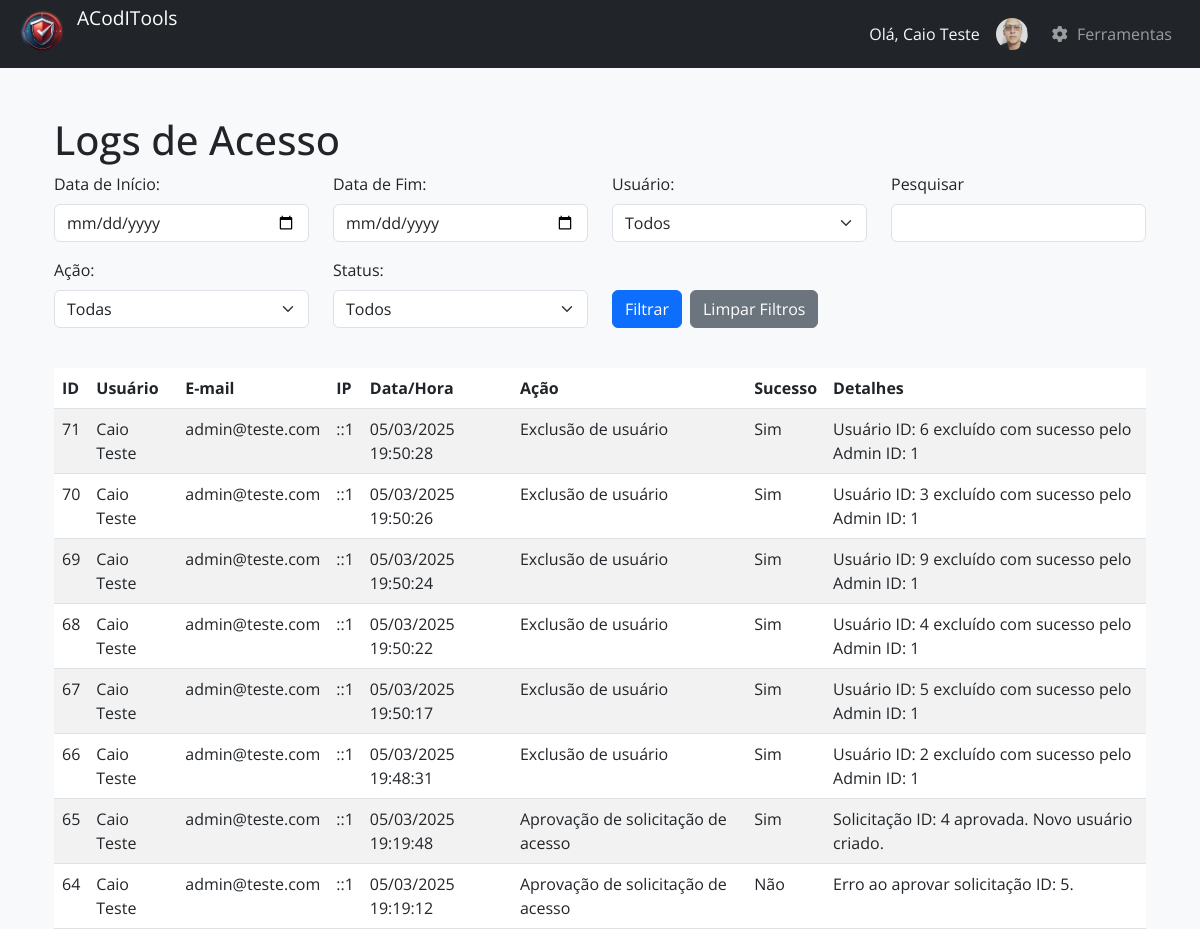
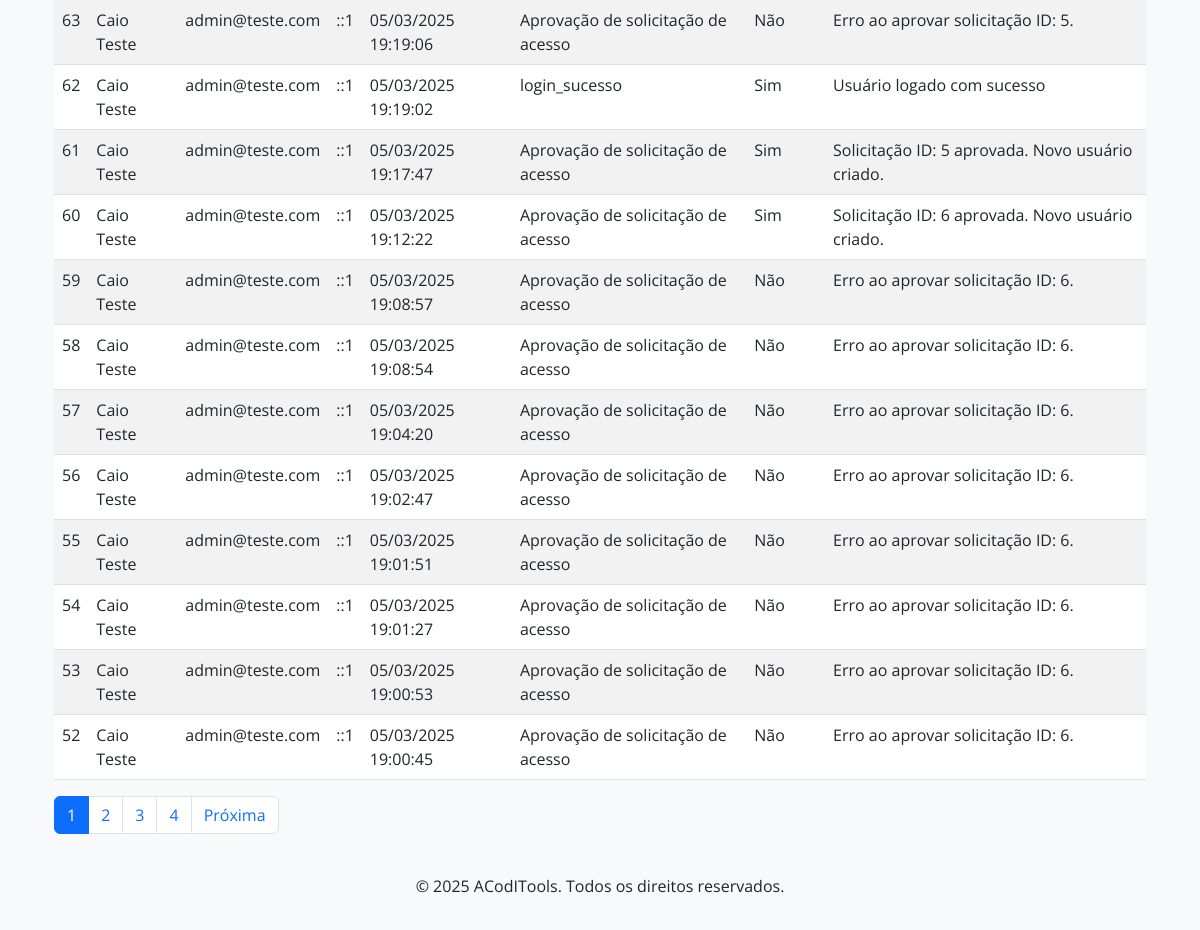
/admin/logs.php (signed in), run on the app's committed database (2 pictures, top to bottom).
### tables this page shows
CREATE TABLE `logs_acesso` (
  `id` int(11) NOT NULL,
  `usuario_id` int(11) DEFAULT NULL,
  `ip_address` varchar(45) DEFAULT NULL,
  `data_hora` datetime DEFAULT current_timestamp(),
  `acao` varchar(255) DEFAULT NULL,
  `sucesso` tinyint(1) DEFAULT NULL,
  `detalhes` text DEFAULT NULL
);

### includes/admin_functions.php (called while the page is built, shortened)
<?php
function getLogsAcesso($conexao, $pagina = 1, $itens_por_pagina = 20, $data_inicio = '', $data_fim = '', $usuario_id = '', $acao = '', $status = '', $search = '') {
    $offset = ($pagina - 1) * $itens_por_pagina;
    $sql = "SELECT
                la.id,
                la.data_hora,
                la.ip_address,
                la.acao,
                la.sucesso,
                la.detalhes,
                COALESCE(u.nome, 'Usuário Desconhecido') AS nome_usuario,
                COALESCE(u.email, 'N/A') AS email_usuario
            FROM logs_acesso la
            LEFT JOIN usuarios u ON la.usuario_id = u.id
            WHERE 1=1";
    $params = [];
    $sql .= " ORDER BY la.data_hora DESC LIMIT ?, ?";
    $params[] = $offset;
    $params[] = $itens_por_pagina;
    $stmt = $conexao->prepare($sql);
    $stmt->execute($params);
    $logs = $stmt->fetchAll(PDO::FETCH_ASSOC);
    $sql_count = "SELECT COUNT(*) FROM logs_acesso la LEFT JOIN usuarios u ON la.usuario_id = u.id WHERE 1=1";
    $params_count = [];
    $stmt_count = $conexao->prepare($sql_count);
    $stmt_count->execute($params_count);
    $total_logs = $stmt_count->fetchColumn();
    $total_paginas = ceil($total_logs / $itens_por_pagina);
    return [
        'logs' => $logs,
        'paginacao' => [
            'pagina_atual' => $pagina,
            'total_paginas' => $total_paginas,
            'total_logs' => $total_logs,
        ]
    ];
}

### admin/logs.php (the view, shortened to what this page needs)
<?php
require_once __DIR__ . '/../includes/config.php';
require_once __DIR__ . '/../includes/admin_functions.php';
require_once __DIR__ . '/../includes/layout_admin.php';
$data_inicio = $_GET['data_inicio'] ?? '';
$data_fim = $_GET['data_fim'] ?? '';
$usuario_id = $_GET['usuario_id'] ?? '';
$acao = $_GET['acao'] ?? '';
$status = $_GET['status'] ?? '';
$search = $_GET['search'] ?? '';
$pagina_atual = $_GET['pagina'] ?? 1;
$pagina_atual = is_numeric($pagina_atual) ? (int)$pagina_atual : 1;
$itens_por_pagina = 20;
$logs_data = getLogsAcesso($conexao, $pagina_atual, $itens_por_pagina, $data_inicio, $data_fim, $usuario_id, $acao, $status, $search);
$logs = $logs_data['logs'];
$paginacao = $logs_data['paginacao'];
$title = "ACodITools - Logs de Acesso";
echo getHeaderAdmin($title);
?>
<div class="container mt-5">
    <h1>Logs de Acesso</h1>
    <form method="GET" action="logs.php" class="mb-4">
        <div class="row">
            <div class="col-md-3 mb-3">
                <label for="data_inicio" class="form-label">Data de Início:</label>
                <input type="date" class="form-control" id="data_inicio" name="data_inicio" value="<?= htmlspecialchars($data_inicio) ?>">
            </div>
            <div class="col-md-3 mb-3">
                <label for="data_fim" class="form-label">Data de Fim:</label>
                <input type="date" class="form-control" id="data_fim" name="data_fim" value="<?= htmlspecialchars($data_fim) ?>">
            </div>
            <div class="col-md-3 mb-3">
                <label for="usuario_id" class="form-label">Usuário:</label>
                <select class="form-select" id="usuario_id" name="usuario_id">
                    <option value="">Todos</option>
                </select>
            </div>
             <div class="col-md-3 mb-3">
                <label for="search" class="form-label">Pesquisar</label>
                <input type="text" class="form-control" id="search" name="search" value="<?= htmlspecialchars($search) ?>">
            </div>
        </div>
        <div class="row">
            <div class="col-md-3 mb-3">
                <label for="acao" class="form-label">Ação:</label>
                <select class="form-select" id="acao" name="acao">
                    <option value="">Todas</option>
                </select>
            </div>
             <div class="col-md-3 mb-3">
                <label for="status" class="form-label">Status:</label>
                <select class="form-select" id="status" name="status">
                    <option value="" <?= $status === '' ? 'selected' : '' ?>>Todos</option>
                </select>
            </div>
            <div class="col-md-6 mb-3 d-flex align-items-end">
                <button type="submit" class="btn btn-primary">Filtrar</button>
                <a href="logs.php" class="btn btn-secondary ms-2">Limpar Filtros</a>
            </div>
        </div>
    </form>
    <div class="table-responsive">
       <table class="table table-striped table-hover">
           <thead>
                <tr>
                   <th>ID</th>
                   <th>Usuário</th>
                    <th>E-mail</th>
                    <th>IP</th>
                   <th>Data/Hora</th>
                    <th>Ação</th>
                    <th>Sucesso</th>
                    <th>Detalhes</th>
                </tr>
            </thead>
            <tbody>
                <?php if (count($logs) > 0): ?>
                    <?php foreach ($logs as $log): ?>
                        <tr>
                            <td><?= htmlspecialchars($log['id']) ?></td>
                            <td><?= htmlspecialchars($log['nome_usuario']) ?></td>
                            <td><?= htmlspecialchars($log['email_usuario']) ?></td>
                            <td><?= htmlspecialchars($log['ip_address']) ?></td>
                            <td><?= htmlspecialchars((new DateTime($log['data_hora']))->format('d/m/Y H:i:s')) ?></td>
                            <td><?= htmlspecialchars($log['acao']) ?></td>
                            <td><?= $log['sucesso'] ? 'Sim' : 'Não' ?></td>
                            <td><?= htmlspecialchars($log['detalhes']) ?></td>
                        </tr>
                    <?php endforeach; ?>
                <?php else: ?>
                    <tr>
                        <td colspan="8">Nenhum log encontrado.</td>
                    </tr>
                <?php endif; ?>
           </tbody>
        </table>
    </div>
    <nav aria-label="Paginação">
        <ul class="pagination">
            <?php for ($i = 1; $i <= $paginacao['total_paginas']; $i++): ?>
                <li class="page-item <?= ($i == $paginacao['pagina_atual']) ? 'active' : '' ?>">
                    <a class="page-link" href="?pagina=<?= $i ?>&data_inicio=<?= htmlspecialchars($data_inicio) ?>&data_fim=<?= htmlspecialchars($data_fim) ?>&usuario_id=<?= htmlspecialchars($usuario_id) ?>&acao=<?= htmlspecialchars($acao)?>&status=<?= htmlspecialchars($status) ?>"><?= $i ?></a>
                </li>
            <?php endfor; ?>
            <?php if ($paginacao['pagina_atual'] < $paginacao['total_paginas']): ?>
                <li class="page-item"><a class="page-link" href="?pagina=<?= $paginacao['pagina_atual'] + 1 ?>&data_inicio=<?= htmlspecialchars($data_inicio) ?>&data_fim=<?= htmlspecialchars($data_fim) ?>&usuario_id=<?= htmlspecialchars($usuario_id) ?>&acao=<?= htmlspecialchars($acao) ?>&status=<?= htmlspecialchars($status) ?>">Próxima</a></li>
            <?php endif; ?>
        </ul>
    </nav>
</div>
<?php echo getFooterAdmin(); ?>

### includes/layout_admin.php (shortened to what this page needs)
<?php
function getHeaderAdmin($title) {
    $nome_admin = isset($_SESSION['nome']) ? htmlspecialchars($_SESSION['nome']) : 'Administrador';
    $foto_admin = !empty($_SESSION['foto']) ? BASE_URL . $_SESSION['foto'] : BASE_URL . 'assets/img/default_profile.png';
    ?>
    <!DOCTYPE html>
    <html lang="pt-br">
    <head>
        <link href="https://cdn.jsdelivr.net/npm/bootstrap@5.3.0/dist/css/bootstrap.min.css" rel="stylesheet">
        <link rel="stylesheet" href="https://cdnjs.cloudflare.com/ajax/libs/font-awesome/6.4.0/css/all.min.css">
        <link rel="stylesheet" href="<?= BASE_URL ?>assets/css/style_admin.css">
    </head>
    <body>
    <nav class="navbar navbar-expand-lg navbar-dark bg-dark">
        <div class="container-fluid">
            <a class="navbar-brand" href="#">
                <img src="<?= BASE_URL ?>assets/img/ACodITools_logo.png" alt="ACodITools Logo" style="max-height: 60px;" class="d-inline-block align-text-top">
                ACodITools
            </a>
            <div class="collapse navbar-collapse" id="navbarNav">
                <ul class="navbar-nav ms-auto">
                    <?php if (isset($_SESSION['usuario_id'])): ?>
                        <li class="nav-item">
                            <span class="nav-link text-light">Olá, <?= $nome_admin ?></span>
                            <img src="<?= $foto_admin ?>" alt="Foto do Perfil" width="32" height="32" class="rounded-circle ms-2">
                        </li>
                        <li class="nav-item dropdown">
                            <a class="nav-link dropdown-toggle" href="#" id="navbarDropdown" role="button" data-bs-toggle="dropdown" aria-expanded="false">
                                <i class="fas fa-cog"></i> Ferramentas
                            </a>
                        </li>
                    <?php else: ?>
                        <li class="nav-item">
                            <a class="nav-link" href="../index.php">Login</a>
                        </li>
                    <?php endif; ?>
                </ul>
            </div>
        </div>
    </nav>
    <main class="container mt-4">
    <?php
    return ob_get_clean();
}
function getFooterAdmin() {
    ?>
     </main>
    <footer class="bg-light text-center py-3 mt-4">
        <p>&copy; <?= date("Y") ?> ACodITools. Todos os direitos reservados.</p>
    </footer>
    </body>
    </html>
    <?php
    return ob_get_clean();
}

### assets/css/style_admin.css (style rules this page uses)
:root { --primary-color: #1A2B3C; --secondary-color: #00BFA5; --accent-color: #F5F5F5; --text-color: #212121; --success-color: #43A047; --danger-color: #D32F2F; --warning-color: #FBC02D; }
body { background-color: #f8f9fa; font-family: 'Open Sans', sans-serif; }
.navbar { padding-top: 0.25rem; padding-bottom: 0.25rem; }
.navbar-brand { font-size: 1.2rem; padding-top: 0; padding-bottom: 0; }
.navbar-brand img { max-height: 35px; }
.navbar-nav .nav-link i { margin-right: 5px; }
.navbar-nav .nav-item { display: flex; align-items: center; margin-left: 0.5rem; margin-right: 0.5rem; }
.navbar-nav .nav-link { font-size: 1rem; }
.dropdown-toggle::after { display: none; }

### data on the page
logs_acesso: id "71", nome_usuario "Caio Teste", email_usuario "admin@teste.com", ip_address "::1", data_hora "05/03/2025 19:50:28", acao "Exclusão de usuário", sucesso "Sim", detalhes "Usuário ID: 6 excluído com sucesso pelo Admin ID: 1"
logs_acesso: id "70", nome_usuario "Caio Teste", email_usuario "admin@teste.com", ip_address "::1", data_hora "05/03/2025 19:50:26", acao "Exclusão de usuário", sucesso "Sim", detalhes "Usuário ID: 3 excluído com sucesso pelo Admin ID: 1"
logs_acesso: id "69", nome_usuario "Caio Teste", email_usuario "admin@teste.com", ip_address "::1", data_hora "05/03/2025 19:50:24", acao "Exclusão de usuário", sucesso "Sim", detalhes "Usuário ID: 9 excluído com sucesso pelo Admin ID: 1"
logs_acesso: id "68", nome_usuario "Caio Teste", email_usuario "admin@teste.com", ip_address "::1", data_hora "05/03/2025 19:50:22", acao "Exclusão de usuário", sucesso "Sim", detalhes "Usuário ID: 4 excluído com sucesso pelo Admin ID: 1"
logs_acesso: id "67", nome_usuario "Caio Teste", email_usuario "admin@teste.com", ip_address "::1", data_hora "05/03/2025 19:50:17", acao "Exclusão de usuário", sucesso "Sim", detalhes "Usuário ID: 5 excluído com sucesso pelo Admin ID: 1"
logs_acesso: id "66", nome_usuario "Caio Teste", email_usuario "admin@teste.com", ip_address "::1", data_hora "05/03/2025 19:48:31", acao "Exclusão de usuário", sucesso "Sim", detalhes "Usuário ID: 2 excluído com sucesso pelo Admin ID: 1"
logs_acesso: id "65", nome_usuario "Caio Teste", email_usuario "admin@teste.com", ip_address "::1", data_hora "05/03/2025 19:19:48", acao "Aprovação de solicitação de acesso", sucesso "Sim", detalhes "Solicitação ID: 4 aprovada. Novo usuário criado."
logs_acesso: id "64", nome_usuario "Caio Teste", email_usuario "admin@teste.com", ip_address "::1", data_hora "05/03/2025 19:19:12", acao "Aprovação de solicitação de acesso", sucesso "Não", detalhes "Erro ao aprovar solicitação ID: 5."
logs_acesso: id "63", nome_usuario "Caio Teste", email_usuario "admin@teste.com", ip_address "::1", data_hora "05/03/2025 19:19:06", acao "Aprovação de solicitação de acesso", sucesso "Não", detalhes "Erro ao aprovar solicitação ID: 5."
logs_acesso: id "62", nome_usuario "Caio Teste", email_usuario "admin@teste.com", ip_address "::1", data_hora "05/03/2025 19:19:02", acao "login_sucesso", sucesso "Sim", detalhes "Usuário logado com sucesso"
logs_acesso: id "61", nome_usuario "Caio Teste", email_usuario "admin@teste.com", ip_address "::1", data_hora "05/03/2025 19:17:47", acao "Aprovação de solicitação de acesso", sucesso "Sim", detalhes "Solicitação ID: 5 aprovada. Novo usuário criado."
logs_acesso: id "60", nome_usuario "Caio Teste", email_usuario "admin@teste.com", ip_address "::1", data_hora "05/03/2025 19:12:22", acao "Aprovação de solicitação de acesso", sucesso "Sim", detalhes "Solicitação ID: 6 aprovada. Novo usuário criado."
logs_acesso: id "59", nome_usuario "Caio Teste", email_usuario "admin@teste.com", ip_address "::1", data_hora "05/03/2025 19:08:57", acao "Aprovação de solicitação de acesso", sucesso "Não", detalhes "Erro ao aprovar solicitação ID: 6."
logs_acesso: id "58", nome_usuario "Caio Teste", email_usuario "admin@teste.com", ip_address "::1", data_hora "05/03/2025 19:08:54", acao "Aprovação de solicitação de acesso", sucesso "Não", detalhes "Erro ao aprovar solicitação ID: 6."
logs_acesso: id "57", nome_usuario "Caio Teste", email_usuario "admin@teste.com", ip_address "::1", data_hora "05/03/2025 19:04:20", acao "Aprovação de solicitação de acesso", sucesso "Não", detalhes "Erro ao aprovar solicitação ID: 6."
logs_acesso: id "56", nome_usuario "Caio Teste", email_usuario "admin@teste.com", ip_address "::1", data_hora "05/03/2025 19:02:47", acao "Aprovação de solicitação de acesso", sucesso "Não", detalhes "Erro ao aprovar solicitação ID: 6."
logs_acesso: id "55", nome_usuario "Caio Teste", email_usuario "admin@teste.com", ip_address "::1", data_hora "05/03/2025 19:01:51", acao "Aprovação de solicitação de acesso", sucesso "Não", detalhes "Erro ao aprovar solicitação ID: 6."
logs_acesso: id "54", nome_usuario "Caio Teste", email_usuario "admin@teste.com", ip_address "::1", data_hora "05/03/2025 19:01:27", acao "Aprovação de solicitação de acesso", sucesso "Não", detalhes "Erro ao aprovar solicitação ID: 6."
logs_acesso: id "53", nome_usuario "Caio Teste", email_usuario "admin@teste.com", ip_address "::1", data_hora "05/03/2025 19:00:53", acao "Aprovação de solicitação de acesso", sucesso "Não", detalhes "Erro ao aprovar solicitação ID: 6."
logs_acesso: id "52", nome_usuario "Caio Teste", email_usuario "admin@teste.com", ip_address "::1", data_hora "05/03/2025 19:00:45", acao "Aprovação de solicitação de acesso", sucesso "Não", detalhes "Erro ao aprovar solicitação ID: 6."

### other printed values
$nome_admin "Caio Teste"
